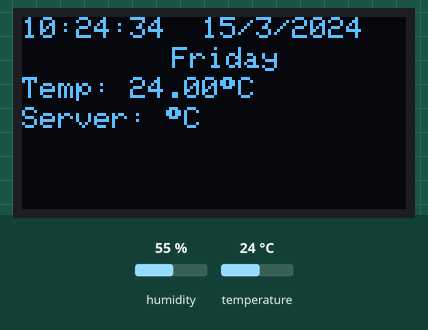
The sketch below on a simulated ESP8266 (NodeMCU). Shown: 128×64 one-colour display. Inputs (shaded band) come from the test bench; at power-on: temperature 24 °C, humidity 55 %. WiFi joins after 1.5 s; servers stay silent unless stated; the display library's start-up logo is not drawn; uploads are accepted with an empty reply; the local clock reads 2024-03-15 10:24:30 at power-on unless the sketch sets it; what the sketch prints to the serial monitor is not drawn.

Above: at 5.4 s.
5.5 s: temperature set to 12 °C
At 9.8 s:
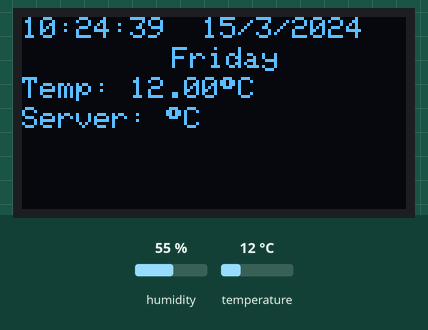
9.9 s: temperature set to 19 °C
At 13.1 s:
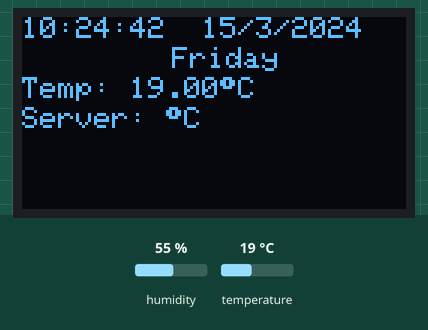
14.9 s: temperature set to 28 °C
At 17.9 s:
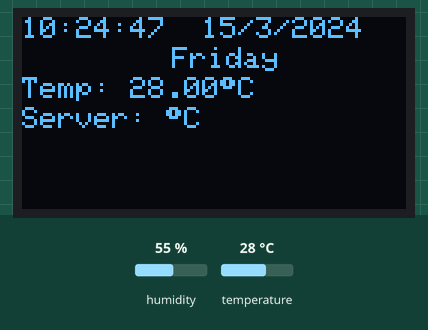
Timing chart, 0 to 19.4 s (numbered marks = the images above; inputs shaded):
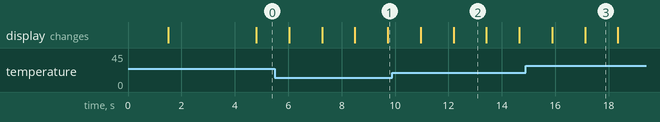

The sketch:

esp.ino
```cpp
#include <ESP8266WiFi.h>
#include <RTClib.h>
#include <DHT.h>
#include <Adafruit_GFX.h>
#include <Adafruit_SSD1306.h>
#include <Wire.h>
#include <ESP8266HTTPClient.h>
#include <WiFiClient.h>
#include <iostream>

//DHT22
#define DHTPIN 2            //DHT22 PIN
#define DHTTYPE DHT22       // DHT 22  (AM2302)

DHT dht(DHTPIN, DHTTYPE);

RTC_DS3231 rtc;

// OLED Display Configuration
#define SCREEN_WIDTH 128
#define SCREEN_HEIGHT 64
#define OLED_RESET    -1  // Reset pin not used
#define SCREEN_ADDRESS 0x3C  // I2C address for OLED
Adafruit_SSD1306 display(SCREEN_WIDTH, SCREEN_HEIGHT, &Wire, OLED_RESET);

// Wi-Fi network settings
const char* ssid = "";
const char* password = "";

float hum;  //Stores humidity value
float temp; //Stores temperature value

void setup() {
  Serial.begin(57600);
  delay(10);

  Serial.println("Connecting to WiFi...");
  WiFi.begin(ssid, password);

  while (WiFi.status() != WL_CONNECTED) {
    delay(500);
    Serial.print(".");
  }

  Serial.println("\nWiFi connected");
  Serial.print("IP address: ");
  Serial.println(WiFi.localIP());

  dht.begin();

  if (!rtc.begin()) {
    Serial.println("Couldn't find RTC");
    while (1);
  }

  if (rtc.lostPower()) {
    Serial.println("RTC lost power, setting to compile time...");
    rtc.adjust(DateTime(F(__DATE__), F(__TIME__)));
  }

  // Initialize OLED display
  if (!display.begin(SSD1306_SWITCHCAPVCC, SCREEN_ADDRESS)) {
    Serial.println(F("SSD1306 allocation failed"));
    for (;;);
  }
  display.display();
  delay(2000);
  display.clearDisplay();
}

void checkMemory() {
  Serial.print("Free RAM: ");
  Serial.print(ESP.getFreeHeap());
  Serial.println(" bytes");
}

String fetchPrediciton() {
  WiFiClient client;
  HTTPClient http;

  http.begin(client, "http://192.168.1.23:5000/predict");
  http.addHeader("Content-Type", "application/json");

  DateTime now = rtc.now();
  String payload = "{\"temperature\":" + String(temp) + ",\"humidity\":" + String(hum) + ",\"hour\":" + String(now.hour()) + ",\"day\":" + String(now.day()) + ",\"month\":" + String(now.month()) + "}";

  int httpCode = http.POST(payload);

  float serverTemp = -1;
  if (httpCode > 0) {
    String response = http.getString();
    Serial.println("Server Response: " + response);
      http.end();
      return response;
  } else {
    Serial.println("Failed to fetch temperature from server");
  }

  http.end();
  return "error";
}


void loop() {
  if (WiFi.status() != WL_CONNECTED) {
    Serial.println("WiFi disconnected! Attempting reconnection...");
    WiFi.begin(ssid, password);
    while (WiFi.status() != WL_CONNECTED) {
      delay(500);
      Serial.print(".");
    }
    Serial.println("\nReconnected to WiFi");
  }

  hum = dht.readHumidity();
  temp = dht.readTemperature();

  String prediction = fetchPrediciton();

  Serial.print("Humidity: ");
  Serial.print(hum);
  Serial.print(" %, Temp: ");
  Serial.println(temp);

  Serial.println(prediction);

  delay(1000);
  checkMemory();

  DateTime now = rtc.now();
  Serial.print(now.hour());
  Serial.print(":");
  if (now.minute() < 10) Serial.print("0");
  Serial.print(now.minute());
  Serial.print(":");
  if (now.second() < 10) Serial.print("0");
  Serial.print(now.second());
  Serial.print(" ");
  Serial.print(now.day());
  Serial.print("/");
  Serial.print(now.month());
  Serial.print("/");
  Serial.print(now.year());
  Serial.println();


  display.clearDisplay();
  display.setCursor(10, 5);

  displayTimeOled();

  display.setTextSize(1);
  display.setTextColor(SSD1306_WHITE);
  display.setCursor(0, 20);
  display.print("Temp: ");
  display.print(temp);
  display.print((char)247);
  display.print("C");
  display.setCursor(0, 30);
  display.print("Server: ");
  display.print(prediction);
  display.print((char)247);
  display.print("C");
  display.display();
}

unsigned long getUnixTime() {
  DateTime now = rtc.now();
  return now.unixtime();
}

void displayTimeOled() {
  DateTime now = rtc.now();

  display.setCursor(0, 0);
  display.setTextSize(1);
  display.setTextColor(SSD1306_WHITE);

  display.print(now.hour());
  display.print(":");
  if (now.minute() < 10) {
    display.print("0");
  }
  display.print(now.minute());
  display.print(":");
  if (now.second() < 10) {
    display.print("0");
  }
  display.print(now.second());

  display.print("  ");
  display.print(now.day());
  display.print("/");
  display.print(now.month());
  display.print("/");
  display.print(now.year());

  display.setCursor(50, 10);
  switch (now.dayOfTheWeek()) {
    case 0: display.print("Sunday"); break;
    case 1: display.print("Monday"); break;
    case 2: display.print("Tuesday"); break;
    case 3: display.print("Wednesday"); break;
    case 4: display.print("Thursday"); break;
    case 5: display.print("Friday"); break;
    case 6: display.print("Saturday"); break;
  }

}
```
